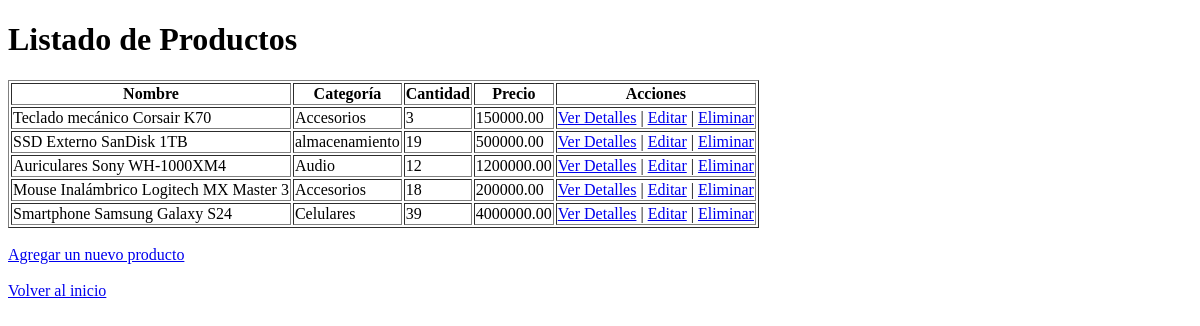
/productos/, run on an earlier commit of the app's database.
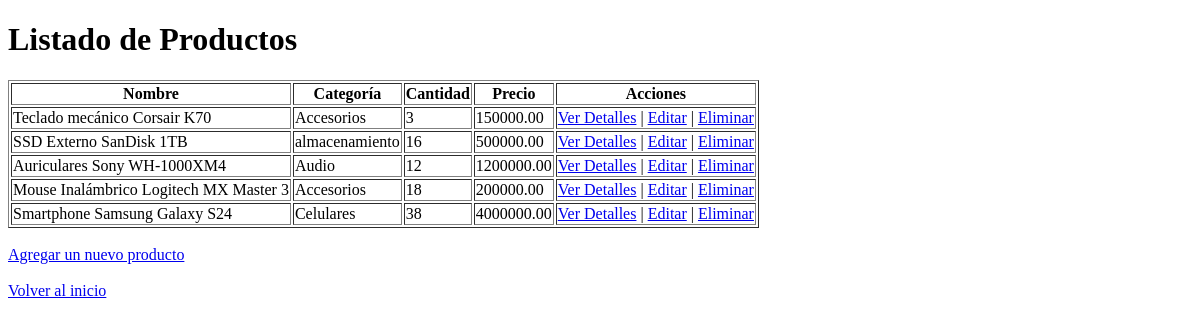
And on a later commit of the database.
### inventario/models.py (models this page shows, shortened)
class Producto(models.Model):
    nombre = models.CharField(max_length=100)
    categoria = models.ForeignKey(Categoria, on_delete=models.CASCADE)
    proveedor = models.ForeignKey(Proveedor, on_delete=models.SET_NULL, null=True)
    precio = models.DecimalField(max_digits=10, decimal_places=2)
    stock = models.IntegerField()

class Categoria(models.Model):
    nombre = models.CharField(max_length=100)
    descripcion = models.TextField()

### inventario/views.py (the view)
# urls.py: path('productos/', listar_productos, name='listar_productos'),
def listar_productos(request):
    productos = Producto.objects.all()
    return render(request, 'listar_productos.html', {'productos': productos})

### inventario/templates/listar_productos.html (shortened to what this page needs)
<!DOCTYPE html>
<html lang="es">
<head>
</head>
<body>
    <h1>Listado de Productos</h1>
    <table border="1">
        <thead>
            <tr>
                <th>Nombre</th>
                <th>Categoría</th>
                <th>Cantidad</th>
                <th>Precio</th>
                <th>Acciones</th>
            </tr>
        </thead>
        <tbody>
            {% for producto in productos %}
            <tr>
                <td>{{ producto.nombre }}</td>
                <td>{{ producto.categoria.nombre }}</td>
                <td>{{ producto.stock }}</td>
                <td>{{ producto.precio }}</td>
                <td>
                    <a href="{% url 'detalle_producto' producto.pk %}">Ver Detalles</a> |
                    <a href="{% url 'editar_producto' producto.pk %}">Editar</a> |
                    <a href="{% url 'eliminar_producto' producto.pk %}">Eliminar</a>
                </td>
            </tr>
            {% endfor %}
        </tbody>
    </table>
    <br>
    <a href="{% url 'agregar_producto' %}">Agregar un nuevo producto</a>
    <br><br>
    <a href="{% url 'inicio' %}">Volver al inicio</a>
</body>
</html>

What changed in the data, as far as the page shows it:
changed Producto "SSD Externo SanDisk 1TB": stock "19" → "16"
changed Producto "Smartphone Samsung Galaxy S24": stock "39" → "38"
